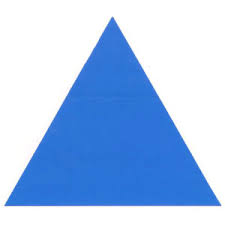
//> input picture src.jpg, 225 x 225 px, given in place of the camera
$ ./main   (built with g++ and OpenCV 4)
//> lines starting //> are read from the running program, lines starting //| are printed output that depends on the picture; after the words box and inside, x2 and y2 are one past the last pixel; in counts of white or black regions, pixels touching at a corner belong together
//Includes
#include <iostream>
#include "opencv2/opencv.hpp"
#include <stdint.h>
#include <thread>
#include <cstdlib>

//Namespaces
using namespace cv;
using namespace std;

//Variables
Mat original;
double thr1;
double thr2;
string configureCmd;
bool cam1 = true;
bool cam2, cam3 = false;
Mat image;
Mat storedImage;
float epsilon;

//Define countour vector
vector<vector<Point> > contours;

//Function declarations
Mat imageProcess(Mat original);
void cmdPrompt();
void initialize();
void thresholdChange();
void cameras();
void epsilonChange();

//Main function
int main(int argv, char** argc)
{
	initialize();
//> the answer given: 2
//> the answer given: 2
//> the answer given: 2
	VideoCapture videoStream(0);
	//_beginthread(cmdPrompt, NULL, NULL);
	thread cmdThread(cmdPrompt);
	while (videoStream.isOpened()) {
		videoStream >> image;
//> image is the input picture: 225 rows x 225 cols, CV_8UC3; mean B, G, R 238.3, 198.1, 169.5
		storedImage = imageProcess(image);
//> in imageProcess, `cvtColor(original, grayscale, CV_RGB2GRAY);`:
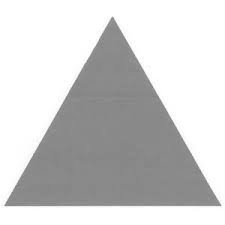
//> grayscale: 225 rows x 225 cols, CV_8UC1; min 118, max 255, mean 206.8
//> in imageProcess, `Canny(grayscale, binary, thr1, thr2, 5, true);`:
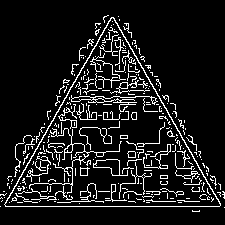
//> binary: 225 rows x 225 cols, CV_8UC1; 10.3% white in thin lines or dots, all inside (x1, y1, x2, y2) = (0, 15, 225, 212)
		if(cam1 == true) imshow("Output", storedImage);
		waitKey(1);
	}
	cmdThread.join();
	return(0);
}
void cmdPrompt() {
	while (true) {
		system("CLS");
		cout << "MEA-18336 Shape Detection Software.\n";
		cout << "\nCurrent Settings:\nThreshold 1: " << thr1 << "\nThreshold 2: " << thr2 << "\nEpsilon: " << epsilon << "\n";
		cout << "\nPossible Settings: \n: cameras : Enable or Disable Camera Windows \n: threshold : Adjust binary threshold\n: epsilon : Adjust ApproxPoly epsilon\n: exit : Exits the application\n: ";
		string input;
		cin >> input;
		if (input == "threshold") {
			system("CLS");
			thresholdChange();
		}
		if (input == "cameras") {
			system("CLS");
			cameras();
		}
		if (input == "epsilon") {
			system("CLS");
			epsilonChange();
		}
		if (input == "exit") {
			exit(0);
		}
		else {
			system("CLS");
		}
	}
}
// [37 lines left out: function cameras, not called in this run]
void initialize() {
	cout << "MEA-18336 Shape Detection Software.\n";
	cout << "\nWelcome. Please intialize Canny edge detection systems by inputting the threshold limits and epsilon.\n";
	cout << "|------------------------------------------------------------------------------------------|\n";
	cout << "Set threshold 1: ";
	cin >> thr1;
	cout << "Threshold 1 set to: ";
	cout << thr1;
	cout << "\nSet threshold 2: ";
	cin >> thr2;
	cout << "Threshold 2 set to: ";
	cout << thr2;
	cout << "\nSet Epsilon: ";
	cin >> epsilon;
	cout << "Epsilon set to: ";
	cout << epsilon;
	cout << "\n....\nInitialization finished!\n\nCAMERA STARTING\n";
	cout << "|------------------------------------------------------------------------------------------\n";
	waitKey(1000);
}
// [20 lines left out: functions thresholdChange, epsilonChange, not called in this run]
Mat imageProcess(Mat original) {
	//Hold pointers for contours
	vector<Point> result;
	vector<vector<Point> > contours;
	vector<Vec4i> hierarchy;

	//Variables for image storage
	Mat grayscale, binary;

	//Convert source image to grayscale
	cvtColor(original, grayscale, CV_RGB2GRAY);

	//Convert grayscale image to binary
	Canny(grayscale, binary, thr1, thr2, 5, true);
	if(cam3 == true)imshow("Binary", binary);
	if(cam2 == true)imshow("Grayscale", grayscale);
	//Find contours of the binary image
	findContours(binary, contours, hierarchy, RETR_LIST, CHAIN_APPROX_SIMPLE);

	for (int i = 0; i < contours.size(); i++) {
		approxPolyDP(contours[i], result, epsilon, true);
	}

	//If the contour is a triangle
	if (result.size() == 3) {
		//Iterate through each point

		line(original, result.at(0), result.at(1), cvScalar(255, 0, 255), 4);
		line(original, result.at(1), result.at(2), cvScalar(255, 0, 255), 4);
		line(original, result.at(2), result.at(0), cvScalar(255, 0, 255), 4);

	}

	//If the contour is a quadrilateral
	if (result.size() == 4) {
		//Iterate through each point

		line(original, result.at(0), result.at(1), cvScalar(0, 0, 255), 4);
		line(original, result.at(1), result.at(2), cvScalar(0, 0, 255), 4);
		line(original, result.at(2), result.at(3), cvScalar(0, 0, 255), 4);
		line(original, result.at(3), result.at(0), cvScalar(0, 0, 255), 4);
	}

	//If the contour is a pentagon
	if (result.size() == 5) {
		//Iterate through each point

		line(original, result.at(0), result.at(1), cvScalar(0, 255, 255), 4);
		line(original, result.at(1), result.at(2), cvScalar(0, 255, 255), 4);
		line(original, result.at(2), result.at(3), cvScalar(0, 255, 255), 4);
		line(original, result.at(3), result.at(4), cvScalar(0, 255, 255), 4);
		line(original, result.at(4), result.at(0), cvScalar(0, 255, 255), 4);
	}

	//if the contour is a hexagon
	if (result.size() == 6) {
		//Iterate through each point

		line(original, result.at(0), result.at(1), cvScalar(255, 255, 0), 4);
		line(original, result.at(1), result.at(2), cvScalar(255, 255, 0), 4);
		line(original, result.at(2), result.at(3), cvScalar(255, 255, 0), 4);
		line(original, result.at(3), result.at(4), cvScalar(255, 255, 0), 4);
		line(original, result.at(4), result.at(5), cvScalar(255, 255, 0), 4);
		line(original, result.at(5), result.at(0), cvScalar(255, 255, 0), 4);
	}
	//Obtain a sequence of contours


	//Add more for more shapes


	return(original);
}
